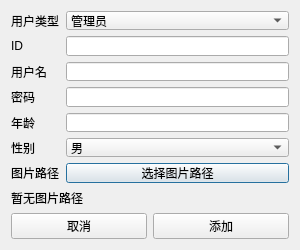
<?xml version="1.0" encoding="UTF-8"?>
<ui version="4.0">
 <class>AddUser</class>
 <widget class="QDialog" name="AddUser">
  <property name="geometry">
   <rect>
    <x>0</x>
    <y>0</y>
    <width>300</width>
    <height>250</height>
   </rect>
  </property>
  <property name="minimumSize">
   <size>
    <width>300</width>
    <height>250</height>
   </size>
  </property>
  <property name="maximumSize">
   <size>
    <width>1000</width>
    <height>268</height>
   </size>
  </property>
  <property name="windowTitle">
   <string>添加用户</string>
  </property>
  <layout class="QVBoxLayout" name="verticalLayout_2">
   <item>
    <layout class="QVBoxLayout" name="verticalLayout">
     <item>
      <layout class="QFormLayout" name="formLayout">
       <item row="2" column="0">
        <widget class="QLabel" name="label">
         <property name="text">
          <string>ID</string>
         </property>
        </widget>
       </item>
       <item row="2" column="1">
        <widget class="QLineEdit" name="userid"/>
       </item>
       <item row="3" column="0">
        <widget class="QLabel" name="label_2">
         <property name="text">
          <string>用户名</string>
         </property>
        </widget>
       </item>
       <item row="3" column="1">
        <widget class="QLineEdit" name="username"/>
       </item>
       <item row="4" column="0">
        <widget class="QLabel" name="label_3">
         <property name="text">
          <string>密码</string>
         </property>
        </widget>
       </item>
       <item row="4" column="1">
        <widget class="QLineEdit" name="passwd"/>
       </item>
       <item row="1" column="0">
        <widget class="QLabel" name="label_6">
         <property name="text">
          <string>用户类型</string>
         </property>
        </widget>
       </item>
       <item row="1" column="1">
        <widget class="QComboBox" name="type">
         <item>
          <property name="text">
           <string>管理员</string>
          </property>
         </item>
         <item>
          <property name="text">
           <string>普通用户</string>
          </property>
         </item>
        </widget>
       </item>
       <item row="9" column="0">
        <widget class="QLabel" name="label_7">
         <property name="text">
          <string>图片路径</string>
         </property>
        </widget>
       </item>
       <item row="9" column="1">
        <widget class="QPushButton" name="faceselect">
         <property name="text">
          <string>选择图片路径</string>
         </property>
        </widget>
       </item>
       <item row="6" column="0">
        <widget class="QLabel" name="label_5">
         <property name="text">
          <string>年龄</string>
         </property>
        </widget>
       </item>
       <item row="7" column="0">
        <widget class="QLabel" name="label_4">
         <property name="text">
          <string>性别</string>
         </property>
        </widget>
       </item>
       <item row="7" column="1">
        <widget class="QComboBox" name="sex">
         <item>
          <property name="text">
           <string>男</string>
          </property>
         </item>
         <item>
          <property name="text">
           <string>女</string>
          </property>
         </item>
        </widget>
       </item>
       <item row="6" column="1">
        <widget class="QLineEdit" name="age"/>
       </item>
      </layout>
     </item>
     <item>
      <widget class="QLabel" name="facepath">
       <property name="text">
        <string>暂无图片路径</string>
       </property>
      </widget>
     </item>
     <item>
      <layout class="QHBoxLayout" name="horizontalLayout">
       <item>
        <widget class="QPushButton" name="cancel">
         <property name="text">
          <string>取消</string>
         </property>
        </widget>
       </item>
       <item>
        <widget class="QPushButton" name="add">
         <property name="text">
          <string>添加</string>
         </property>
        </widget>
       </item>
      </layout>
     </item>
    </layout>
   </item>
  </layout>
 </widget>
 <resources/>
 <connections/>
</ui>
